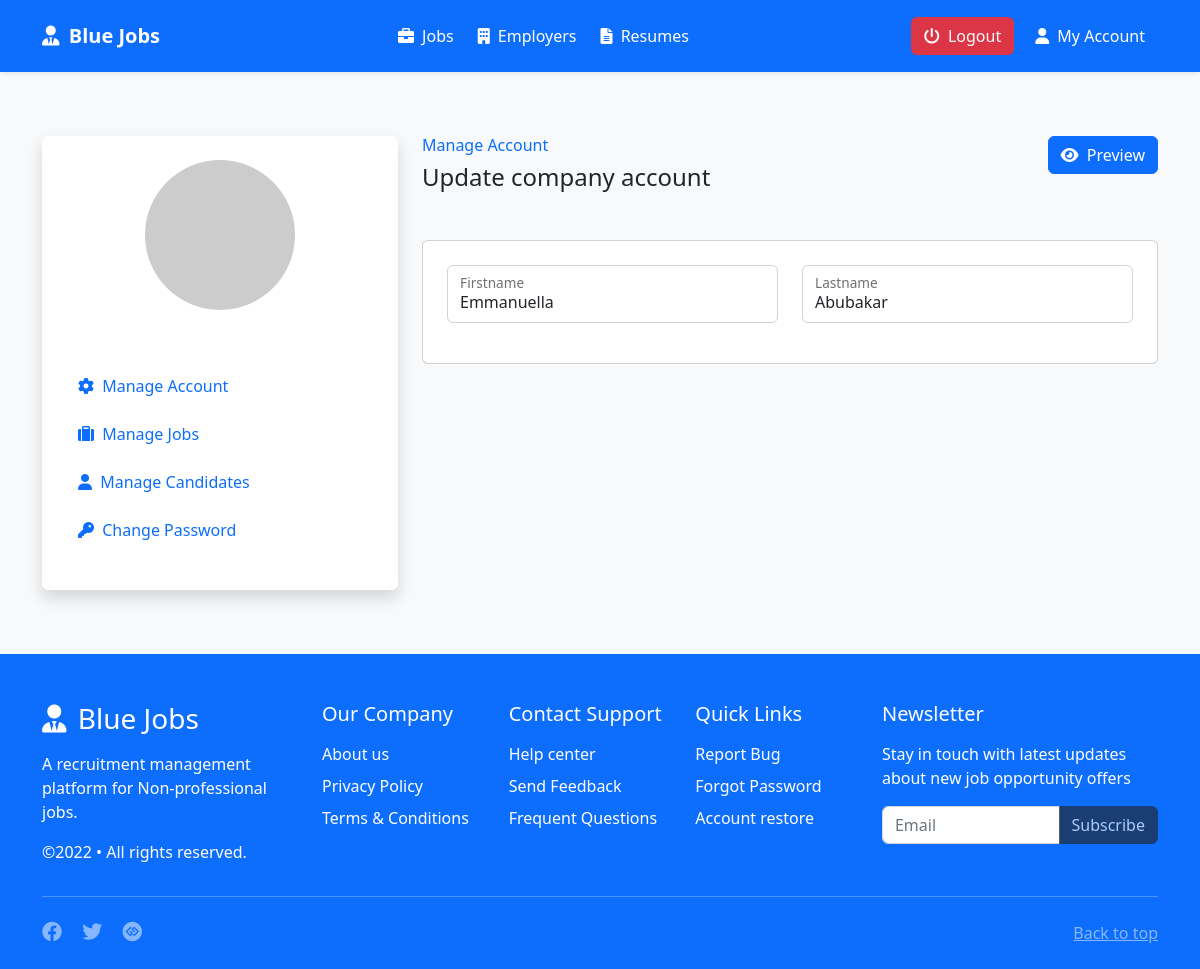
Before: /account/employee/profile/ (signed in) with the older database file.
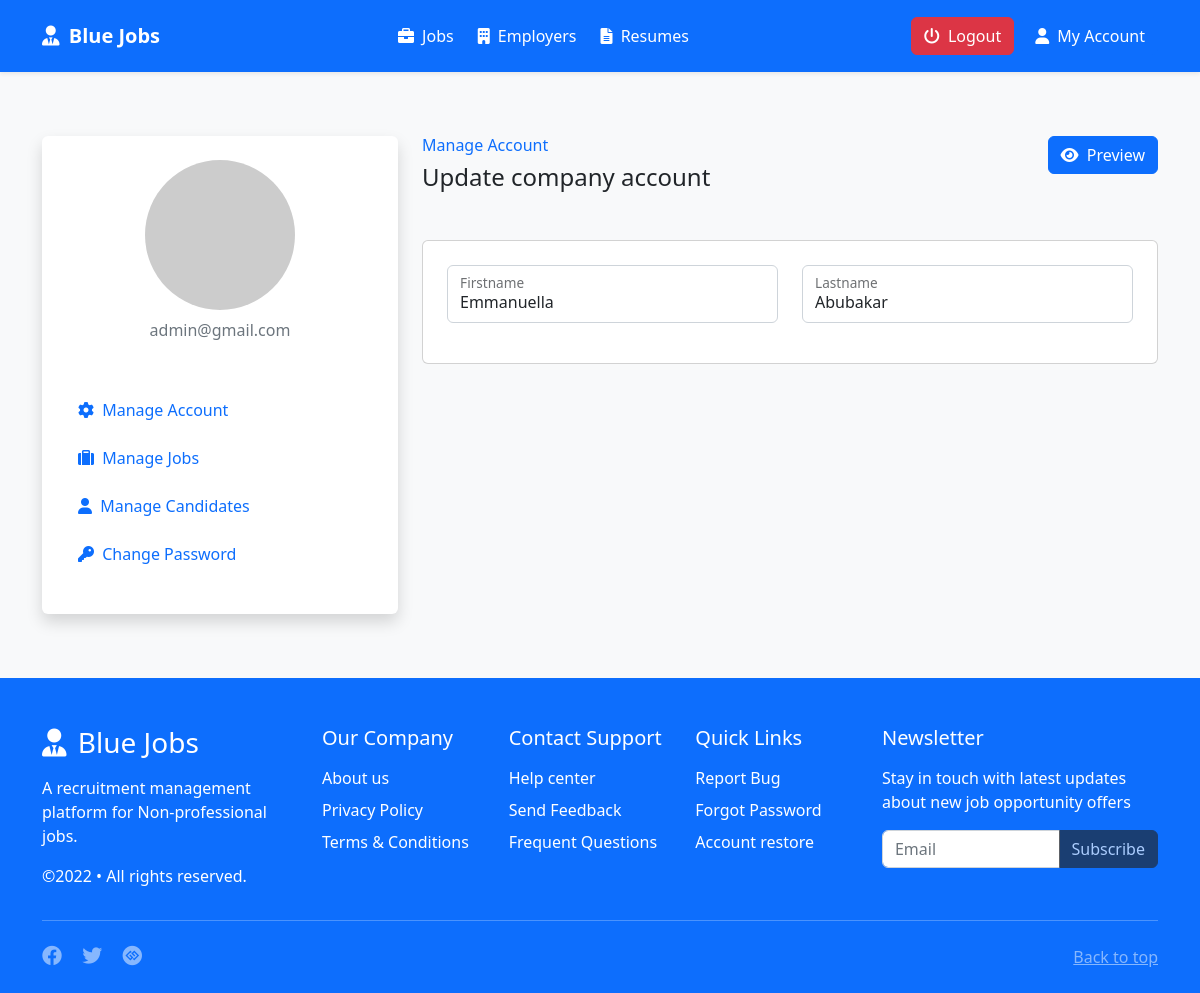
After: the same page with the newer database file.
### account/models.py (models this page shows)
class User(AbstractUser):
    is_company = models.BooleanField(default=False)
    is_employee = models.BooleanField(default=False)
    email_verified = models.BooleanField(default=False)

### account/views.py (the view)
# urls.py: path('employee/profile/', employee_account, name='employee_account'),
@login_required
def employee_account(request):
    template_name = "employee_account.html"
    context = {
        "user": request.user,
    }
    return render(request, template_name, context)

### templates/employee_account.html (shortened to what this page needs)
{% extends "base.html" %}
{% block content %}
<section class="py-5 bg-light">
    <div class="container my-3">
        <div class="row">
            {% include 'partials/_employee_account_menu.html' %}
            <div class="col-lg-8">
                <div class="mb-lg-5">
                    <a href="{# 'resumes' %}" class="float-end btn btn-primary"><i class="fa-solid fa-eye me-1"></i> Preview</a>
                    <h6 class="text-primary">Manage Account</h6>
                    <h4>Update company account</h4>
                </div>
                <div class="card p-4 mb-5">
                    <div class="">
                        <form action="">
                            <div class="row">
                                <div class="col-lg-6">
                                    <div class="form-floating mb-3">
                                        <input type="text" name="firstname" class="form-control" id="id_firstname"
                                            required value="Emmanuella">
                                        <label for="id_firstname">Firstname</label>
                                    </div>
                                </div>
                                <div class="col-lg-6">
                                    <div class="form-floating mb-3">
                                        <input type="text" name="username" class="form-control" id="id_username"
                                            required value="Abubakar">
                                        <label for="id_username">Lastname</label>
                                    </div>
                                </div>
                            </div>
                        </form>
                    </div>
                </div>
            </div>
        </div>
    </div>
</section>
{% endblock %}

### templates/partials/_employee_account_menu.html (shortened to what this page needs)
<div class="col-lg-4">
    <div class="card shadow border-0">
        <div class="p-4">
            <div class="text-center">
                <img src="https://via.placeholder.com/150" width="150px" height="150px" alt="" class="rounded-circle">
                <p class="text-muted mb-0">{{ user.email }}</p>
            </div>
        </div>
        <div class="p-4">
            <ul class="list-unstyled">
                {% url 'company_account' as company_account_url %}
                {% if request.get_full_path == company_account_url %}
                <li class="mb-2 p-2 bg-primary rounded">
                    <span class="text-white text-decoration-none">
                        <i class="fa-solid fa-cog mx-1"></i> Manage Account
                    </span>
                </li>
                {% else %}
                <li class="mb-2 p-2 position-relative">
                    <a class="text-decoration-none stretched-link" href="{% url 'company_account' %}">
                        <i class="fa-solid fa-cog mx-1"></i> Manage Account
                    </a>
                </li>
                {% endif %}
                {% url 'company_jobs' as company_jobs_url %}
                {% if request.get_full_path == company_jobs_url %}
                <li class="mb-2 p-2 bg-primary rounded">
                    <span class="text-white text-decoration-none">
                        <i class="fa-solid fa-suitcase mx-1"></i> Manage Jobs
                    </span>
                </li>
                {% else %}
                <li class="mb-2 p-2 position-relative">
                    <a class="text-decoration-none stretched-link" href="{% url 'company_jobs' %}">
                        <i class="fa-solid fa-suitcase mx-1"></i> Manage Jobs
                    </a>
                </li>
                {% endif %}
                {% url 'company_candidates' as company_candidates_url %}
                {% if request.get_full_path == company_candidates_url %}
                <li class="mb-2 p-2 bg-primary rounded">
                    <span class="text-white text-decoration-none">
                        <i class="fa-solid fa-user mx-1"></i> Manage Candidates
                    </span>
                </li>
                {% else %}
                <li class="mb-2 p-2 position-relative">
                    <a class="text-decoration-none stretched-link" href="{% url 'company_candidates' %}">
                        <i class="fa-solid fa-user mx-1"></i> Manage Candidates
                    </a>
                </li>
                {% endif %}
                {% url 'password_change' as password_change_url %}
                {% if request.get_full_path == password_change_url %}
                <li class="mb-2 p-2 bg-primary rounded">
                    <span class="text-white text-decoration-none">
                        <i class="fa-solid fa-key mx-1"></i> Change Password
                    </span>
                </li>
                {% else %}
                <li class="mb-2 p-2 position-relative">
                    <a class="text-decoration-none stretched-link" href="{% url 'password_change' %}">
                        <i class="fa-solid fa-key mx-1"></i> Change Password
                    </a>
                </li>
                {% endif %}
            </ul>
        </div>
    </div>
</div>

Changed rows visible on the page:
now on this page (row edited): User: email "admin@gmail.com"
